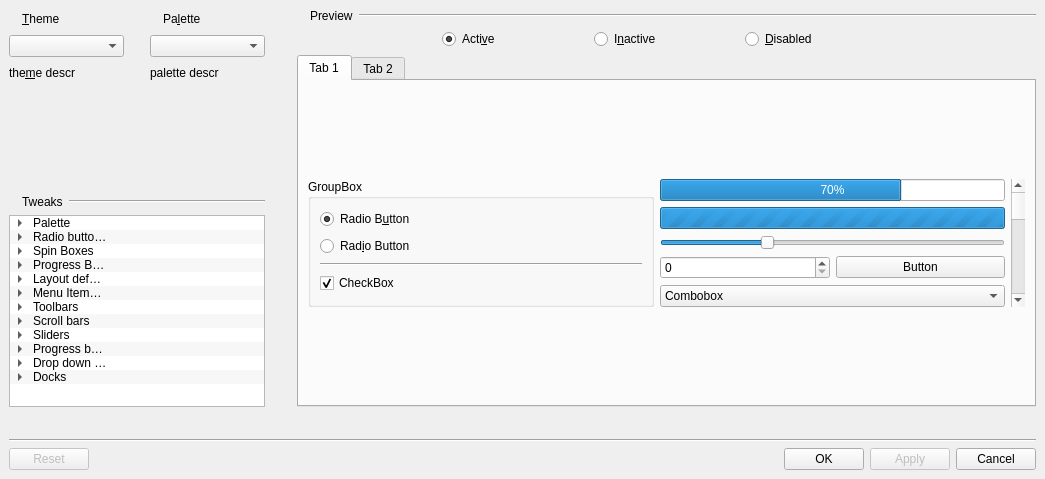
<?xml version="1.0" encoding="UTF-8"?>
<ui version="4.0">
 <class>ThemeManagerUIBase</class>
 <widget class="QMainWindow" name="ThemeManagerUIBase">
  <property name="geometry">
   <rect>
    <x>0</x>
    <y>0</y>
    <width>1045</width>
    <height>479</height>
   </rect>
  </property>
  <property name="windowTitle">
   <string>QSvgStyle theme manager</string>
  </property>
  <property name="windowIcon">
   <iconset resource="ThemeManagerUIBase.qrc">
    <normaloff>:/pixmaps/pixmaps/qtlogo.png</normaloff>:/pixmaps/pixmaps/qtlogo.png</iconset>
  </property>
  <widget class="QWidget" name="centralwidget">
   <layout class="QGridLayout" name="gridLayout_20">
    <item row="0" column="2" rowspan="4">
     <spacer name="horizontalSpacer_11">
      <property name="orientation">
       <enum>Qt::Horizontal</enum>
      </property>
      <property name="sizeType">
       <enum>QSizePolicy::Fixed</enum>
      </property>
      <property name="sizeHint" stdset="0">
       <size>
        <width>20</width>
        <height>20</height>
       </size>
      </property>
     </spacer>
    </item>
    <item row="1" column="0" colspan="2">
     <spacer name="verticalSpacer">
      <property name="orientation">
       <enum>Qt::Vertical</enum>
      </property>
      <property name="sizeType">
       <enum>QSizePolicy::Fixed</enum>
      </property>
      <property name="sizeHint" stdset="0">
       <size>
        <width>20</width>
        <height>20</height>
       </size>
      </property>
     </spacer>
    </item>
    <item row="0" column="0" colspan="2">
     <layout class="QGridLayout" name="gridLayout_16">
      <item row="0" column="2">
       <layout class="QGridLayout" name="gridLayout_9">
        <item row="0" column="0">
         <layout class="QGridLayout" name="gridLayout_6">
          <item row="0" column="1">
           <widget class="QLabel" name="label_7">
            <property name="sizePolicy">
             <sizepolicy hsizetype="Maximum" vsizetype="Preferred">
              <horstretch>0</horstretch>
              <verstretch>0</verstretch>
             </sizepolicy>
            </property>
            <property name="text">
             <string>Pa&amp;lette</string>
            </property>
            <property name="buddy">
             <cstring>paletteCombo</cstring>
            </property>
           </widget>
          </item>
          <item row="0" column="0">
           <widget class="QLabel" name="label_6">
            <property name="sizePolicy">
             <sizepolicy hsizetype="Maximum" vsizetype="Preferred">
              <horstretch>0</horstretch>
              <verstretch>0</verstretch>
             </sizepolicy>
            </property>
            <property name="text">
             <string/>
            </property>
            <property name="pixmap">
             <pixmap resource="ThemeManagerUIBase.qrc">:/pixmaps/pixmaps/color.png</pixmap>
            </property>
           </widget>
          </item>
          <item row="0" column="2">
           <spacer name="horizontalSpacer_2">
            <property name="orientation">
             <enum>Qt::Horizontal</enum>
            </property>
            <property name="sizeHint" stdset="0">
             <size>
              <width>40</width>
              <height>20</height>
             </size>
            </property>
           </spacer>
          </item>
         </layout>
        </item>
        <item row="2" column="0">
         <layout class="QGridLayout" name="gridLayout_21">
          <item row="0" column="1">
           <spacer name="horizontalSpacer_12">
            <property name="orientation">
             <enum>Qt::Horizontal</enum>
            </property>
            <property name="sizeHint" stdset="0">
             <size>
              <width>40</width>
              <height>20</height>
             </size>
            </property>
           </spacer>
          </item>
          <item row="0" column="0">
           <widget class="QLabel" name="paletteLbl">
            <property name="sizePolicy">
             <sizepolicy hsizetype="Maximum" vsizetype="Preferred">
              <horstretch>0</horstretch>
              <verstretch>0</verstretch>
             </sizepolicy>
            </property>
            <property name="text">
             <string>palette descr</string>
            </property>
            <property name="buddy">
             <cstring>paletteCombo</cstring>
            </property>
           </widget>
          </item>
         </layout>
        </item>
        <item row="1" column="0">
         <widget class="QComboBox" name="paletteCombo"/>
        </item>
       </layout>
      </item>
      <item row="0" column="0">
       <layout class="QGridLayout" name="gridLayout_7">
        <item row="2" column="0">
         <layout class="QGridLayout" name="gridLayout_12">
          <item row="0" column="0">
           <widget class="QLabel" name="themeLbl">
            <property name="sizePolicy">
             <sizepolicy hsizetype="Maximum" vsizetype="Preferred">
              <horstretch>0</horstretch>
              <verstretch>0</verstretch>
             </sizepolicy>
            </property>
            <property name="text">
             <string>the&amp;me descr</string>
            </property>
            <property name="buddy">
             <cstring>themeCombo</cstring>
            </property>
           </widget>
          </item>
          <item row="0" column="1">
           <spacer name="horizontalSpacer_8">
            <property name="orientation">
             <enum>Qt::Horizontal</enum>
            </property>
            <property name="sizeHint" stdset="0">
             <size>
              <width>40</width>
              <height>20</height>
             </size>
            </property>
           </spacer>
          </item>
         </layout>
        </item>
        <item row="1" column="0">
         <widget class="QComboBox" name="themeCombo"/>
        </item>
        <item row="0" column="0">
         <layout class="QGridLayout" name="gridLayout_5">
          <item row="0" column="1">
           <widget class="QLabel" name="label_4">
            <property name="sizePolicy">
             <sizepolicy hsizetype="Maximum" vsizetype="Preferred">
              <horstretch>0</horstretch>
              <verstretch>0</verstretch>
             </sizepolicy>
            </property>
            <property name="text">
             <string>&amp;Theme</string>
            </property>
            <property name="buddy">
             <cstring>themeCombo</cstring>
            </property>
           </widget>
          </item>
          <item row="0" column="0">
           <widget class="QLabel" name="label_3">
            <property name="sizePolicy">
             <sizepolicy hsizetype="Maximum" vsizetype="Preferred">
              <horstretch>0</horstretch>
              <verstretch>0</verstretch>
             </sizepolicy>
            </property>
            <property name="text">
             <string/>
            </property>
            <property name="pixmap">
             <pixmap>:/pixmaps/pixmaps/widgetstack.png</pixmap>
            </property>
           </widget>
          </item>
          <item row="0" column="2">
           <spacer name="horizontalSpacer">
            <property name="orientation">
             <enum>Qt::Horizontal</enum>
            </property>
            <property name="sizeHint" stdset="0">
             <size>
              <width>40</width>
              <height>20</height>
             </size>
            </property>
           </spacer>
          </item>
         </layout>
        </item>
       </layout>
      </item>
      <item row="0" column="1">
       <spacer name="horizontalSpacer_4">
        <property name="orientation">
         <enum>Qt::Horizontal</enum>
        </property>
        <property name="sizeType">
         <enum>QSizePolicy::Fixed</enum>
        </property>
        <property name="sizeHint" stdset="0">
         <size>
          <width>20</width>
          <height>20</height>
         </size>
        </property>
       </spacer>
      </item>
     </layout>
    </item>
    <item row="0" column="3" rowspan="4">
     <layout class="QGridLayout" name="gridLayout_19">
      <item row="1" column="0">
       <layout class="QGridLayout" name="gridLayout_4">
        <item row="0" column="4">
         <widget class="QRadioButton" name="disabledRadio">
          <property name="sizePolicy">
           <sizepolicy hsizetype="Expanding" vsizetype="Fixed">
            <horstretch>0</horstretch>
            <verstretch>0</verstretch>
           </sizepolicy>
          </property>
          <property name="text">
           <string>&amp;Disabled</string>
          </property>
         </widget>
        </item>
        <item row="0" column="5">
         <spacer name="horizontalSpacer_6">
          <property name="orientation">
           <enum>Qt::Horizontal</enum>
          </property>
          <property name="sizeHint" stdset="0">
           <size>
            <width>40</width>
            <height>20</height>
           </size>
          </property>
         </spacer>
        </item>
        <item row="0" column="3">
         <widget class="QRadioButton" name="inactiveRadio">
          <property name="sizePolicy">
           <sizepolicy hsizetype="Expanding" vsizetype="Fixed">
            <horstretch>0</horstretch>
            <verstretch>0</verstretch>
           </sizepolicy>
          </property>
          <property name="text">
           <string>I&amp;nactive</string>
          </property>
         </widget>
        </item>
        <item row="0" column="1">
         <spacer name="horizontalSpacer_5">
          <property name="orientation">
           <enum>Qt::Horizontal</enum>
          </property>
          <property name="sizeHint" stdset="0">
           <size>
            <width>40</width>
            <height>20</height>
           </size>
          </property>
         </spacer>
        </item>
        <item row="0" column="2">
         <widget class="QRadioButton" name="activeRadio">
          <property name="sizePolicy">
           <sizepolicy hsizetype="Expanding" vsizetype="Fixed">
            <horstretch>0</horstretch>
            <verstretch>0</verstretch>
           </sizepolicy>
          </property>
          <property name="text">
           <string>Acti&amp;ve</string>
          </property>
          <property name="checked">
           <bool>true</bool>
          </property>
         </widget>
        </item>
       </layout>
      </item>
      <item row="0" column="0">
       <layout class="QGridLayout" name="gridLayout_10">
        <item row="0" column="0">
         <widget class="QLabel" name="label_2">
          <property name="sizePolicy">
           <sizepolicy hsizetype="Maximum" vsizetype="Preferred">
            <horstretch>0</horstretch>
            <verstretch>0</verstretch>
           </sizepolicy>
          </property>
          <property name="text">
           <string/>
          </property>
          <property name="pixmap">
           <pixmap resource="ThemeManagerUIBase.qrc">:/pixmaps/pixmaps/preview.png</pixmap>
          </property>
         </widget>
        </item>
        <item row="0" column="1">
         <widget class="QLabel" name="label">
          <property name="sizePolicy">
           <sizepolicy hsizetype="Maximum" vsizetype="Preferred">
            <horstretch>0</horstretch>
            <verstretch>0</verstretch>
           </sizepolicy>
          </property>
          <property name="text">
           <string>Preview</string>
          </property>
         </widget>
        </item>
        <item row="0" column="2">
         <widget class="Line" name="line_4">
          <property name="orientation">
           <enum>Qt::Horizontal</enum>
          </property>
         </widget>
        </item>
       </layout>
      </item>
      <item row="2" column="0">
       <widget class="QTabWidget" name="previewWidget">
        <widget class="QWidget" name="tab">
         <attribute name="title">
          <string>Tab 1</string>
         </attribute>
         <layout class="QGridLayout" name="gridLayout_3">
          <item row="0" column="0">
           <widget class="QGroupBox" name="groupBox">
            <property name="title">
             <string>GroupBox</string>
            </property>
            <layout class="QGridLayout" name="gridLayout_2">
             <item row="0" column="0">
              <widget class="QRadioButton" name="radioButton">
               <property name="text">
                <string>Radio B&amp;utton</string>
               </property>
               <property name="checked">
                <bool>true</bool>
               </property>
              </widget>
             </item>
             <item row="1" column="0">
              <widget class="QRadioButton" name="radioButton_2">
               <property name="text">
                <string>Rad&amp;io Button</string>
               </property>
              </widget>
             </item>
             <item row="2" column="0">
              <widget class="Line" name="line">
               <property name="orientation">
                <enum>Qt::Horizontal</enum>
               </property>
              </widget>
             </item>
             <item row="3" column="0">
              <widget class="QCheckBox" name="checkBox">
               <property name="text">
                <string>CheckBox</string>
               </property>
               <property name="checked">
                <bool>true</bool>
               </property>
              </widget>
             </item>
            </layout>
           </widget>
          </item>
          <item row="0" column="1">
           <layout class="QGridLayout" name="gridLayout">
            <item row="3" column="0">
             <widget class="QSpinBox" name="spinBox"/>
            </item>
            <item row="2" column="0" colspan="2">
             <widget class="QSlider" name="horizontalSlider">
              <property name="value">
               <number>30</number>
              </property>
              <property name="orientation">
               <enum>Qt::Horizontal</enum>
              </property>
             </widget>
            </item>
            <item row="3" column="1">
             <widget class="QPushButton" name="pushButton">
              <property name="text">
               <string>Button</string>
              </property>
             </widget>
            </item>
            <item row="0" column="0" colspan="2">
             <widget class="QProgressBar" name="progressBar">
              <property name="value">
               <number>70</number>
              </property>
             </widget>
            </item>
            <item row="4" column="0" colspan="2">
             <widget class="QComboBox" name="comboBox">
              <item>
               <property name="text">
                <string>Combobox</string>
               </property>
              </item>
             </widget>
            </item>
            <item row="1" column="0" colspan="2">
             <widget class="QProgressBar" name="progressBar_2">
              <property name="maximum">
               <number>0</number>
              </property>
              <property name="value">
               <number>-1</number>
              </property>
             </widget>
            </item>
           </layout>
          </item>
          <item row="0" column="2">
           <widget class="QScrollBar" name="verticalScrollBar">
            <property name="orientation">
             <enum>Qt::Vertical</enum>
            </property>
           </widget>
          </item>
         </layout>
        </widget>
        <widget class="QWidget" name="tab_2">
         <attribute name="title">
          <string>Tab 2</string>
         </attribute>
        </widget>
       </widget>
      </item>
     </layout>
    </item>
    <item row="3" column="0" colspan="2">
     <layout class="QGridLayout" name="gridLayout_14">
      <item row="1" column="0">
       <widget class="QTreeWidget" name="specificTree">
        <property name="editTriggers">
         <set>QAbstractItemView::CurrentChanged|QAbstractItemView::EditKeyPressed</set>
        </property>
        <property name="alternatingRowColors">
         <bool>true</bool>
        </property>
        <attribute name="headerVisible">
         <bool>false</bool>
        </attribute>
        <column>
         <property name="text">
          <string>Setting</string>
         </property>
        </column>
        <column>
         <property name="text">
          <string>Value</string>
         </property>
        </column>
        <item>
         <property name="text">
          <string>Palette</string>
         </property>
         <item>
          <property name="text">
           <string>Colorization amount</string>
          </property>
          <property name="text">
           <string>specific.palette.intensity</string>
          </property>
          <property name="flags">
           <set>ItemIsSelectable|ItemIsEditable|ItemIsUserCheckable|ItemIsEnabled</set>
          </property>
         </item>
         <item>
          <property name="text">
           <string>3D effect</string>
          </property>
          <property name="text">
           <string>specific.palette.3dframes</string>
          </property>
          <property name="flags">
           <set>ItemIsSelectable|ItemIsEditable|ItemIsUserCheckable|ItemIsEnabled</set>
          </property>
         </item>
        </item>
        <item>
         <property name="text">
          <string>Radio buttons/Check boxes</string>
         </property>
         <item>
          <property name="text">
           <string>Button--Label space</string>
          </property>
          <property name="text">
           <string>specific.radiocheckbox.label.tispace</string>
          </property>
          <property name="flags">
           <set>ItemIsSelectable|ItemIsEditable|ItemIsUserCheckable|ItemIsEnabled</set>
          </property>
         </item>
        </item>
        <item>
         <property name="text">
          <string>Spin Boxes</string>
         </property>
         <item>
          <property name="text">
           <string>Variant</string>
          </property>
          <property name="text">
           <string>specific.spinbox.variant</string>
          </property>
         </item>
        </item>
        <item>
         <property name="text">
          <string>Progress Bars</string>
         </property>
         <item>
          <property name="text">
           <string>Busy indicator variant</string>
          </property>
          <property name="text">
           <string>specific.progressbar.busy.variant</string>
          </property>
         </item>
         <item>
          <property name="text">
           <string>Full length busy indicator direction</string>
          </property>
          <property name="text">
           <string>specific.progressbar.busy.full.variant</string>
          </property>
         </item>
        </item>
        <item>
         <property name="text">
          <string>Layout default margins</string>
         </property>
         <property name="text">
          <string/>
         </property>
         <item>
          <property name="text">
           <string>Left</string>
          </property>
          <property name="text">
           <string>specific.layoutmargins.left</string>
          </property>
          <property name="flags">
           <set>ItemIsSelectable|ItemIsEditable|ItemIsUserCheckable|ItemIsEnabled</set>
          </property>
         </item>
         <item>
          <property name="text">
           <string>Right</string>
          </property>
          <property name="text">
           <string>specific.layoutmargins.right</string>
          </property>
          <property name="flags">
           <set>ItemIsSelectable|ItemIsEditable|ItemIsUserCheckable|ItemIsEnabled</set>
          </property>
         </item>
         <item>
          <property name="text">
           <string>Top</string>
          </property>
          <property name="text">
           <string>specific.layoutmargins.top</string>
          </property>
          <property name="flags">
           <set>ItemIsSelectable|ItemIsEditable|ItemIsUserCheckable|ItemIsEnabled</set>
          </property>
         </item>
         <item>
          <property name="text">
           <string>Bottom</string>
          </property>
          <property name="text">
           <string>specific.layoutmargins.bottom</string>
          </property>
          <property name="flags">
           <set>ItemIsSelectable|ItemIsEditable|ItemIsUserCheckable|ItemIsEnabled</set>
          </property>
         </item>
         <item>
          <property name="text">
           <string>H spacing</string>
          </property>
          <property name="text">
           <string>specific.layoutmargins.hspace</string>
          </property>
          <property name="flags">
           <set>ItemIsSelectable|ItemIsEditable|ItemIsUserCheckable|ItemIsEnabled</set>
          </property>
         </item>
         <item>
          <property name="text">
           <string>V Spacing</string>
          </property>
          <property name="text">
           <string>specific.layoutmargins.vspace</string>
          </property>
          <property name="flags">
           <set>ItemIsSelectable|ItemIsEditable|ItemIsUserCheckable|ItemIsEnabled</set>
          </property>
         </item>
        </item>
        <item>
         <property name="text">
          <string>Menu Items &amp; Menu bars</string>
         </property>
         <item>
          <property name="text">
           <string>Menu bar item spacing</string>
          </property>
          <property name="text">
           <string>specific.menubar.space</string>
          </property>
          <property name="flags">
           <set>ItemIsSelectable|ItemIsEditable|ItemIsUserCheckable|ItemIsEnabled</set>
          </property>
         </item>
         <item>
          <property name="text">
           <string>Menu bar H margin</string>
          </property>
          <property name="text">
           <string>specific.menubar.hspace</string>
          </property>
          <property name="flags">
           <set>ItemIsSelectable|ItemIsEditable|ItemIsUserCheckable|ItemIsEnabled</set>
          </property>
         </item>
         <item>
          <property name="text">
           <string>Menu tearoff height</string>
          </property>
          <property name="text">
           <string>specific.menu.tearoff.height</string>
          </property>
          <property name="flags">
           <set>ItemIsSelectable|ItemIsEditable|ItemIsUserCheckable|ItemIsEnabled</set>
          </property>
         </item>
         <item>
          <property name="text">
           <string>Menu separator height</string>
          </property>
          <property name="text">
           <string>specific.menu.separator.height</string>
          </property>
         </item>
        </item>
        <item>
         <property name="text">
          <string>Toolbars</string>
         </property>
         <item>
          <property name="text">
           <string>Item spacing</string>
          </property>
          <property name="text">
           <string>specific.toolbar.space</string>
          </property>
          <property name="flags">
           <set>ItemIsSelectable|ItemIsEditable|ItemIsUserCheckable|ItemIsEnabled</set>
          </property>
         </item>
         <item>
          <property name="text">
           <string>Handle width</string>
          </property>
          <property name="text">
           <string>specific.toolbar.handle.width</string>
          </property>
          <property name="flags">
           <set>ItemIsSelectable|ItemIsEditable|ItemIsUserCheckable|ItemIsEnabled</set>
          </property>
         </item>
         <item>
          <property name="text">
           <string>Separator width</string>
          </property>
          <property name="text">
           <string>specific.toolbar.separator.width</string>
          </property>
          <property name="flags">
           <set>ItemIsSelectable|ItemIsEditable|ItemIsUserCheckable|ItemIsEnabled</set>
          </property>
         </item>
         <item>
          <property name="text">
           <string>Extension button width</string>
          </property>
          <property name="text">
           <string>specific.toolbar.extension.width</string>
          </property>
          <property name="flags">
           <set>ItemIsSelectable|ItemIsEditable|ItemIsUserCheckable|ItemIsEnabled</set>
          </property>
         </item>
         <item>
          <property name="text">
           <string>Icon size (hint)</string>
          </property>
          <property name="text">
           <string>specific.toolbar.icon.size</string>
          </property>
          <property name="flags">
           <set>ItemIsSelectable|ItemIsEditable|ItemIsUserCheckable|ItemIsEnabled</set>
          </property>
         </item>
         <item>
          <property name="text">
           <string>Item Margin</string>
          </property>
          <property name="text">
           <string>specific.toolbar.itemmargin</string>
          </property>
         </item>
        </item>
        <item>
         <property name="text">
          <string>Scroll bars</string>
         </property>
         <item>
          <property name="text">
           <string>Thickness</string>
          </property>
          <property name="text">
           <string>specific.scrollbar.thickness</string>
          </property>
          <property name="flags">
           <set>ItemIsSelectable|ItemIsEditable|ItemIsUserCheckable|ItemIsEnabled</set>
          </property>
         </item>
         <item>
          <property name="text">
           <string>Slider minimum size</string>
          </property>
          <property name="text">
           <string>specific.scrollbar.slider.minsize</string>
          </property>
          <property name="flags">
           <set>ItemIsSelectable|ItemIsEditable|ItemIsUserCheckable|ItemIsEnabled</set>
          </property>
         </item>
        </item>
        <item>
         <property name="text">
          <string>Sliders</string>
         </property>
         <item>
          <property name="text">
           <string>Thickness</string>
          </property>
          <property name="text">
           <string>specific.slider.thickness</string>
          </property>
          <property name="flags">
           <set>ItemIsSelectable|ItemIsEditable|ItemIsUserCheckable|ItemIsEnabled</set>
          </property>
         </item>
         <item>
          <property name="text">
           <string>Cursor size</string>
          </property>
          <property name="text">
           <string>specific.slider.cursor.size</string>
          </property>
          <property name="flags">
           <set>ItemIsSelectable|ItemIsEditable|ItemIsUserCheckable|ItemIsEnabled</set>
          </property>
         </item>
         <item>
          <property name="text">
           <string>Ticks offset</string>
          </property>
          <property name="text">
           <string>specific.slider.ticks.offset</string>
          </property>
         </item>
        </item>
        <item>
         <property name="text">
          <string>Progress bars/Tearoff menu items</string>
         </property>
         <item>
          <property name="text">
           <string>Chunk width</string>
          </property>
          <property name="text">
           <string>specific.progressbar.chunk.width</string>
          </property>
          <property name="flags">
           <set>ItemIsSelectable|ItemIsEditable|ItemIsUserCheckable|ItemIsEnabled</set>
          </property>
         </item>
        </item>
        <item>
         <property name="text">
          <string>Drop down buttons</string>
         </property>
         <item>
          <property name="text">
           <string>Button size</string>
          </property>
          <property name="text">
           <string>specific.dropdown.size</string>
          </property>
         </item>
        </item>
        <item>
         <property name="text">
          <string>Docks</string>
         </property>
         <item>
          <property name="text">
           <string>Separator width</string>
          </property>
          <property name="text">
           <string>specific.dock.separator.size</string>
          </property>
         </item>
         <item>
          <property name="text">
           <string>Handle width</string>
          </property>
          <property name="text">
           <string>specific.dock.handle.width</string>
          </property>
         </item>
        </item>
       </widget>
      </item>
      <item row="0" column="0">
       <layout class="QGridLayout" name="gridLayout_15">
        <item row="0" column="0">
         <widget class="QLabel" name="label_10">
          <property name="sizePolicy">
           <sizepolicy hsizetype="Maximum" vsizetype="Preferred">
            <horstretch>0</horstretch>
            <verstretch>0</verstretch>
           </sizepolicy>
          </property>
          <property name="text">
           <string/>
          </property>
          <property name="pixmap">
           <pixmap resource="ThemeManagerUIBase.qrc">:/pixmaps/pixmaps/adjustsize.png</pixmap>
          </property>
         </widget>
        </item>
        <item row="0" column="1">
         <widget class="QLabel" name="label_11">
          <property name="sizePolicy">
           <sizepolicy hsizetype="Maximum" vsizetype="Preferred">
            <horstretch>0</horstretch>
            <verstretch>0</verstretch>
           </sizepolicy>
          </property>
          <property name="text">
           <string>Tweaks</string>
          </property>
         </widget>
        </item>
        <item row="0" column="2">
         <widget class="Line" name="line_6">
          <property name="orientation">
           <enum>Qt::Horizontal</enum>
          </property>
         </widget>
        </item>
       </layout>
      </item>
     </layout>
    </item>
    <item row="7" column="0" colspan="4">
     <widget class="Line" name="line_5">
      <property name="orientation">
       <enum>Qt::Horizontal</enum>
      </property>
     </widget>
    </item>
    <item row="2" column="0" colspan="2">
     <spacer name="verticalSpacer_6">
      <property name="orientation">
       <enum>Qt::Vertical</enum>
      </property>
      <property name="sizeHint" stdset="0">
       <size>
        <width>20</width>
        <height>0</height>
       </size>
      </property>
     </spacer>
    </item>
    <item row="6" column="0" colspan="4">
     <spacer name="verticalSpacer_5">
      <property name="orientation">
       <enum>Qt::Vertical</enum>
      </property>
      <property name="sizeType">
       <enum>QSizePolicy::Fixed</enum>
      </property>
      <property name="sizeHint" stdset="0">
       <size>
        <width>20</width>
        <height>20</height>
       </size>
      </property>
     </spacer>
    </item>
    <item row="5" column="0" colspan="2">
     <widget class="QFrame" name="frame">
      <property name="frameShape">
       <enum>QFrame::NoFrame</enum>
      </property>
      <property name="frameShadow">
       <enum>QFrame::Raised</enum>
      </property>
      <layout class="QGridLayout" name="gridLayout_13">
       <property name="leftMargin">
        <number>0</number>
       </property>
       <property name="topMargin">
        <number>0</number>
       </property>
       <property name="rightMargin">
        <number>0</number>
       </property>
       <property name="bottomMargin">
        <number>0</number>
       </property>
       <property name="spacing">
        <number>0</number>
       </property>
      </layout>
     </widget>
    </item>
    <item row="8" column="0" colspan="4">
     <layout class="QGridLayout" name="gridLayout_11">
      <item row="0" column="3">
       <widget class="QPushButton" name="applyBtn">
        <property name="enabled">
         <bool>false</bool>
        </property>
        <property name="text">
         <string>Apply</string>
        </property>
       </widget>
      </item>
      <item row="0" column="4">
       <widget class="QPushButton" name="cancelBtn">
        <property name="text">
         <string>Cancel</string>
        </property>
       </widget>
      </item>
      <item row="0" column="1">
       <spacer name="horizontalSpacer_7">
        <property name="orientation">
         <enum>Qt::Horizontal</enum>
        </property>
        <property name="sizeHint" stdset="0">
         <size>
          <width>40</width>
          <height>20</height>
         </size>
        </property>
       </spacer>
      </item>
      <item row="0" column="2">
       <widget class="QPushButton" name="okBtn">
        <property name="text">
         <string>OK</string>
        </property>
       </widget>
      </item>
      <item row="0" column="0">
       <widget class="QPushButton" name="resetBtn">
        <property name="enabled">
         <bool>false</bool>
        </property>
        <property name="text">
         <string>Reset</string>
        </property>
       </widget>
      </item>
     </layout>
    </item>
   </layout>
   <zorder>frame</zorder>
   <zorder>line_5</zorder>
   <zorder>verticalSpacer_6</zorder>
   <zorder>horizontalSpacer_11</zorder>
  </widget>
 </widget>
 <resources>
  <include location="ThemeManagerUIBase.qrc"/>
 </resources>
 <connections/>
</ui>
